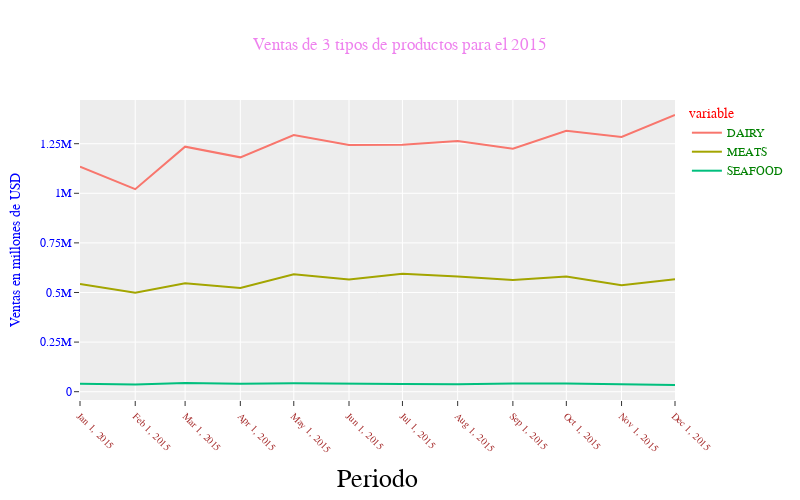

Write notebook code for a chart like this one.
### Code cell
fig = px.line(
    df,
    width=800,
    height=500,
    template="ggplot2",
    title="Ventas de 3 tipos de productos para el 2015"
)

fig.update_layout(
    xaxis_title="Periodo",
    yaxis_title="Ventas en millones de USD", # global
    font_color="blue",
    font_family="Courier new",
    legend_font_color="green",
    legend_title_font_color="red",
    title_font_color="violet",
    title_font_family="Times new roman"
)

fig.update_xaxes(
    tickangle=45,
    tickvals=df.index.values, # para cada eje
    tickmode="array",
    title_font_family="Arial",
    title_font_color="black",
    title_font_size=26,
    tickfont={
        "family": "Rockwell",
        "color": "brown",
        "size": 10
    }
)

fig.update_yaxes(
    dtick=250000
)

fig.show()

### Figure 1 — Plotly figure (JSON) as saved in the notebook; plotly's stock layout.template omitted (floating-point values rounded to 4 significant figures)
{"data": [{"hovertemplate": "variable=DAIRY<br>fecha=%{x}<br>value=%{y}<extra></extra>", "legendgroup": "DAIRY", "line": {"color": "#F8766D", "dash": "solid"}, "marker": {"symbol": "circle"}, "mode": "lines", "name": "DAIRY", "orientation": "v", "showlegend": true, "type": "scatter", "x": ["2015-01", "2015-02", "2015-03", "2015-04", "2015-05", "2015-06", "2015-07", "2015-08", "2015-09", "2015-10", "2015-11", "2015-12"], "xaxis": "x", "y": [1134521, 1020747, 1234851, 1181180, 1293308, 1243588, 1244815, 1263428, 1224619, 1314827, 1283672, 1394582], "yaxis": "y"}, {"hovertemplate": "variable=MEATS<br>fecha=%{x}<br>value=%{y}<extra></extra>", "legendgroup": "MEATS", "line": {"color": "#A3A500", "dash": "solid"}, "marker": {"symbol": "circle"}, "mode": "lines", "name": "MEATS", "orientation": "v", "showlegend": true, "type": "scatter", "x": ["2015-01", "2015-02", "2015-03", "2015-04", "2015-05", "2015-06", "2015-07", "2015-08", "2015-09", "2015-10", "2015-11", "2015-12"], "xaxis": "x", "y": [543100.0, 498700.0, 546500.0, 522300.0, 591700.0, 565000.0, 594900.0, 581200.0, 562700.0, 580800.0, 535900.0, 567400.0], "yaxis": "y"}, {"hovertemplate": "variable=SEAFOOD<br>fecha=%{x}<br>value=%{y}<extra></extra>", "legendgroup": "SEAFOOD", "line": {"color": "#00BF7D", "dash": "solid"}, "marker": {"symbol": "circle"}, "mode": "lines", "name": "SEAFOOD", "orientation": "v", "showlegend": true, "type": "scatter", "x": ["2015-01", "2015-02", "2015-03", "2015-04", "2015-05", "2015-06", "2015-07", "2015-08", "2015-09", "2015-10", "2015-11", "2015-12"], "xaxis": "x", "y": [40470.0, 36070.0, 43810.0, 39980.0, 42510.0, 38780.0, 38540.0, 37770.0, 41910.0, 41420.0, 38820.0, 33730.0], "yaxis": "y"}], "layout": {"font": {"color": "blue", "family": "Courier new"}, "height": 500, "legend": {"font": {"color": "green"}, "title": {"font": {"color": "red"}, "text": "variable"}, "tracegroupgap": 0}, "title": {"font": {"color": "violet", "family": "Times new roman"}, "text": "Ventas de 3 tipos de productos para el 2015"}, "width": 800, "xaxis": {"anchor": "y", "domain": [0, 1], "tickangle": 45, "tickfont": {"color": "brown", "family": "Rockwell", "size": 10}, "tickmode": "array", "tickvals": ["2015-01", "2015-02", "2015-03", "2015-04", "2015-05", "2015-06", "2015-07", "2015-08", "2015-09", "2015-10", "2015-11", "2015-12"], "title": {"font": {"color": "black", "family": "Arial", "size": 26}, "text": "Periodo"}}, "yaxis": {"anchor": "x", "domain": [0, 1], "dtick": 250000, "title": {"text": "Ventas en millones de USD"}}}}
